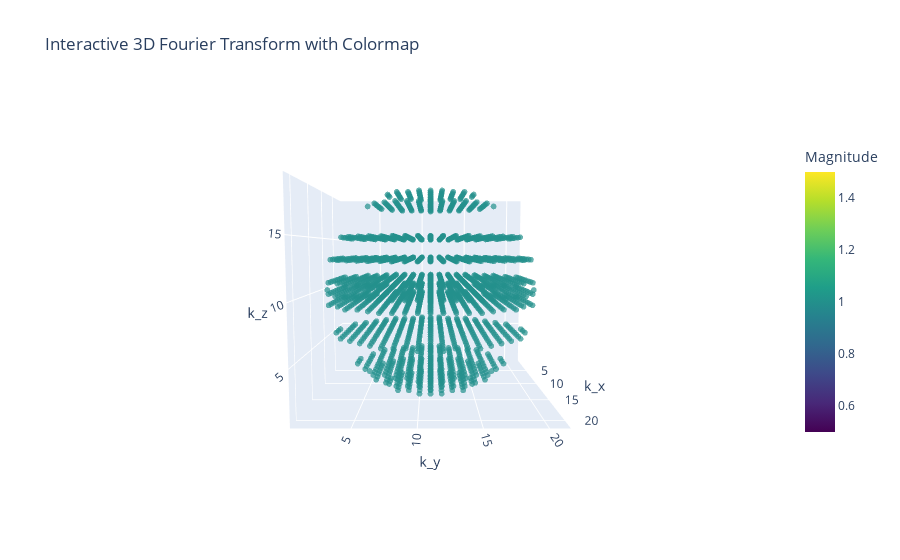

Write notebook code for a chart like this one.
### Markdown cell above
Visualizing mask

### Code cell
# Suppose 'mask' is your 3D array with 0/1 values.
Mask = New_mask_1


# Get the indices for the full 3D grid
x, y, z = np.indices(New_mask_1.shape)

# Flatten the arrays
x = x.flatten()
y = y.flatten()
z = z.flatten()
values = New_mask_1.flatten()

# Filter out the 0 values — keep only those indices where values == 1
idx = np.where(values == 1)
x = x[idx]
y = y[idx]
z = z[idx]
values = values[idx]  # This will be all 1's now, but you might still want it for the colormap

# Create the 3D scatter plot
fig = go.Figure(
    data=go.Scatter3d(
        x=x,
        y=y,
        z=z,
        mode='markers',
        marker=dict(
            size=2,              # Adjust marker size
            color=values,        # All ones, but you can still pass it in if you want a colormap
            colorscale='Viridis',
            colorbar=dict(
                title="Magnitude",
                len=0.8
            ),
            opacity=0.7
        )
    )
)

# Update layout for better visualization
fig.update_layout(
    scene=dict(
        xaxis_title="k_x",
        yaxis_title="k_y",
        zaxis_title="k_z",
    ),
    title="Interactive 3D Fourier Transform with Colormap"
)

fig.show()

### Figure 1 — Plotly figure (JSON) as saved in the notebook; plotly's stock layout.template omitted (floating-point values rounded to 4 significant figures; data arrays with more than 128 entries replaced by an {"elided": "..."} marker saying what was removed)
{"data": [{"marker": {"color": {"elided": "2231 int values"}, "colorbar": {"len": 0.8, "title": {"text": "Magnitude"}}, "colorscale": [[0, "#440154"], [0.1111, "#482878"], [0.2222, "#3e4989"], [0.3333, "#31688e"], [0.4444, "#26828e"], [0.5556, "#1f9e89"], [0.6667, "#35b779"], [0.7778, "#6ece58"], [0.8889, "#b5de2b"], [1, "#fde725"]], "opacity": 0.7, "size": 2}, "mode": "markers", "type": "scatter3d", "x": {"elided": "2231 int values"}, "y": {"elided": "2231 int values"}, "z": {"elided": "2231 int values"}}], "layout": {"autosize": true, "scene": {"aspectmode": "auto", "aspectratio": {"x": 1.036, "y": 1.036, "z": 0.9322}, "camera": {"center": {"x": 0, "y": 0, "z": 0}, "eye": {"x": 2.156, "y": 0.0009314, "z": 0.1931}, "projection": {"type": "perspective"}, "up": {"x": 0, "y": 0, "z": 1}}, "xaxis": {"title": {"text": "k_x"}, "type": "linear"}, "yaxis": {"title": {"text": "k_y"}, "type": "linear"}, "zaxis": {"title": {"text": "k_z"}, "type": "linear"}}, "title": {"text": "Interactive 3D Fourier Transform with Colormap"}}}
